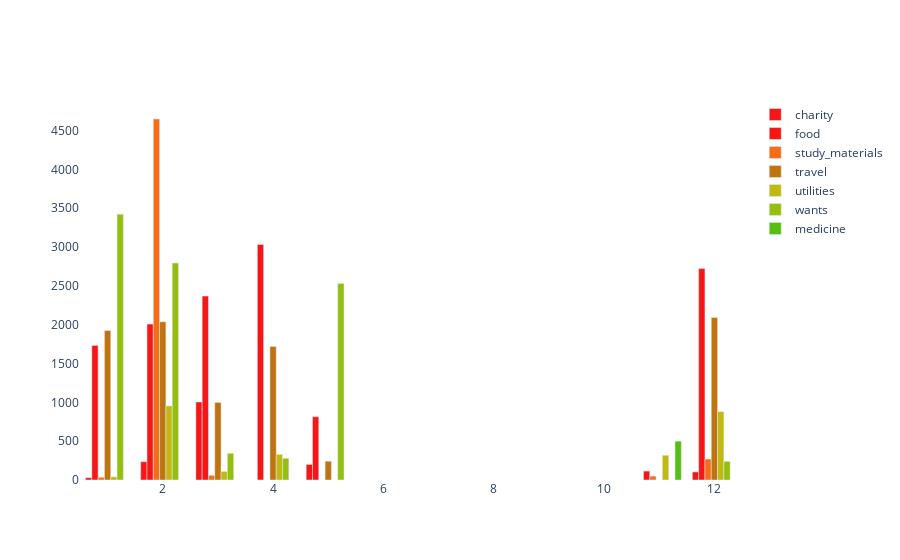

Notebook cell for this chart:
### Code cell
dummy_df = df.groupby(['month', 'item_category'])['price'].sum().reset_index()

fig = go.Figure()
counter, color_list = 0, ['#f71616', '#f71616', '#f76c16', '#bf7411', '#bfb911', '#94bf11', '#54bf11']
for category in dummy_df.item_category.unique() :
    temp_df = dummy_df[dummy_df.item_category == category]
    fig.add_trace(go.Bar(
        x=temp_df.month,
        y=temp_df.price,
        name= category,
        marker_color= color_list[counter]
    ))
    counter += 1 

fig.update_layout(plot_bgcolor="white", barmode='group')

### Figure 1 — Plotly figure (JSON) as saved in the notebook; plotly's stock layout.template omitted (floating-point values rounded to 4 significant figures)
{"data": [{"marker": {"color": "#f71616"}, "name": "charity", "type": "bar", "x": [1, 2, 3, 5, 12], "y": [30, 235, 1005, 200, 104]}, {"marker": {"color": "#f71616"}, "name": "food", "type": "bar", "x": [1, 2, 3, 4, 5, 11, 12], "y": [1734, 2008, 2369, 3034, 815, 115, 2723]}, {"marker": {"color": "#f76c16"}, "name": "study_materials", "type": "bar", "x": [1, 2, 3, 11, 12], "y": [35, 4650, 60, 50, 270]}, {"marker": {"color": "#bf7411"}, "name": "travel", "type": "bar", "x": [1, 2, 3, 4, 5, 12], "y": [1925, 2038, 999, 1721, 242, 2093]}, {"marker": {"color": "#bfb911"}, "name": "utilities", "type": "bar", "x": [1, 2, 3, 4, 11, 12], "y": [40, 954, 110, 330, 318, 880]}, {"marker": {"color": "#94bf11"}, "name": "wants", "type": "bar", "x": [1, 2, 3, 4, 5, 12], "y": [3424, 2794, 344, 280, 2530, 240]}, {"marker": {"color": "#54bf11"}, "name": "medicine", "type": "bar", "x": [11], "y": [500]}], "layout": {"barmode": "group", "plot_bgcolor": "white"}}
